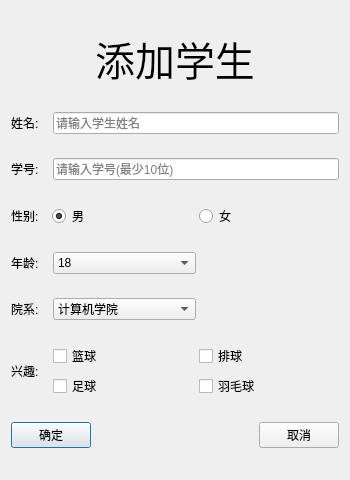
<?xml version="1.0" encoding="UTF-8"?>
<ui version="4.0">
 <class>addStu</class>
 <widget class="QDialog" name="addStu">
  <property name="geometry">
   <rect>
    <x>0</x>
    <y>0</y>
    <width>350</width>
    <height>480</height>
   </rect>
  </property>
  <property name="minimumSize">
   <size>
    <width>350</width>
    <height>480</height>
   </size>
  </property>
  <property name="maximumSize">
   <size>
    <width>350</width>
    <height>480</height>
   </size>
  </property>
  <property name="windowTitle">
   <string>添加学生</string>
  </property>
  <layout class="QVBoxLayout" name="verticalLayout">
   <item>
    <widget class="QLabel" name="label">
     <property name="sizePolicy">
      <sizepolicy hsizetype="Preferred" vsizetype="Fixed">
       <horstretch>0</horstretch>
       <verstretch>0</verstretch>
      </sizepolicy>
     </property>
     <property name="font">
      <font>
       <pointsize>30</pointsize>
      </font>
     </property>
     <property name="text">
      <string>添加学生</string>
     </property>
     <property name="alignment">
      <set>Qt::AlignCenter</set>
     </property>
    </widget>
   </item>
   <item>
    <layout class="QHBoxLayout" name="horizontalLayout" stretch="1,8">
     <item>
      <widget class="QLabel" name="label_2">
       <property name="text">
        <string>姓名:</string>
       </property>
      </widget>
     </item>
     <item>
      <widget class="QLineEdit" name="le_Name">
       <property name="inputMask">
        <string/>
       </property>
       <property name="text">
        <string/>
       </property>
       <property name="placeholderText">
        <string>请输入学生姓名</string>
       </property>
       <property name="clearButtonEnabled">
        <bool>true</bool>
       </property>
      </widget>
     </item>
    </layout>
   </item>
   <item>
    <layout class="QHBoxLayout" name="horizontalLayout_2" stretch="1,8">
     <item>
      <widget class="QLabel" name="label_3">
       <property name="text">
        <string>学号:</string>
       </property>
      </widget>
     </item>
     <item>
      <widget class="QLineEdit" name="le_ID">
       <property name="echoMode">
        <enum>QLineEdit::Normal</enum>
       </property>
       <property name="placeholderText">
        <string>请输入学号(最少10位)</string>
       </property>
       <property name="clearButtonEnabled">
        <bool>true</bool>
       </property>
      </widget>
     </item>
    </layout>
   </item>
   <item>
    <layout class="QHBoxLayout" name="horizontalLayout_3" stretch="1,4,4">
     <item>
      <widget class="QLabel" name="label_4">
       <property name="text">
        <string>性别:</string>
       </property>
      </widget>
     </item>
     <item>
      <widget class="QRadioButton" name="rbtn_Male">
       <property name="text">
        <string>男</string>
       </property>
       <property name="checked">
        <bool>true</bool>
       </property>
      </widget>
     </item>
     <item>
      <widget class="QRadioButton" name="rbtn_Femal">
       <property name="text">
        <string>女</string>
       </property>
      </widget>
     </item>
    </layout>
   </item>
   <item>
    <layout class="QHBoxLayout" name="horizontalLayout_5" stretch="1,4,4">
     <item>
      <widget class="QLabel" name="label_5">
       <property name="text">
        <string>年龄:</string>
       </property>
      </widget>
     </item>
     <item>
      <widget class="QComboBox" name="cbb_Age">
       <property name="currentIndex">
        <number>0</number>
       </property>
       <item>
        <property name="text">
         <string>18</string>
        </property>
       </item>
       <item>
        <property name="text">
         <string>19</string>
        </property>
       </item>
       <item>
        <property name="text">
         <string>20</string>
        </property>
       </item>
       <item>
        <property name="text">
         <string>21</string>
        </property>
       </item>
       <item>
        <property name="text">
         <string>22</string>
        </property>
       </item>
       <item>
        <property name="text">
         <string>23</string>
        </property>
       </item>
       <item>
        <property name="text">
         <string>24</string>
        </property>
       </item>
       <item>
        <property name="text">
         <string>25</string>
        </property>
       </item>
      </widget>
     </item>
     <item>
      <spacer name="horizontalSpacer_2">
       <property name="orientation">
        <enum>Qt::Horizontal</enum>
       </property>
       <property name="sizeHint" stdset="0">
        <size>
         <width>40</width>
         <height>20</height>
        </size>
       </property>
      </spacer>
     </item>
    </layout>
   </item>
   <item>
    <layout class="QHBoxLayout" name="horizontalLayout_4" stretch="1,4,4">
     <item>
      <widget class="QLabel" name="label_6">
       <property name="text">
        <string>院系:</string>
       </property>
      </widget>
     </item>
     <item>
      <widget class="QComboBox" name="cbb_School">
       <item>
        <property name="text">
         <string>计算机学院</string>
        </property>
       </item>
       <item>
        <property name="text">
         <string>外国语学院</string>
        </property>
       </item>
       <item>
        <property name="text">
         <string>工商管理学院</string>
        </property>
       </item>
       <item>
        <property name="text">
         <string>汉语言文学学院</string>
        </property>
       </item>
      </widget>
     </item>
     <item>
      <spacer name="horizontalSpacer_3">
       <property name="orientation">
        <enum>Qt::Horizontal</enum>
       </property>
       <property name="sizeHint" stdset="0">
        <size>
         <width>40</width>
         <height>20</height>
        </size>
       </property>
      </spacer>
     </item>
    </layout>
   </item>
   <item>
    <layout class="QHBoxLayout" name="horizontalLayout_6" stretch="1,8">
     <item>
      <widget class="QLabel" name="label_7">
       <property name="text">
        <string>兴趣:</string>
       </property>
      </widget>
     </item>
     <item>
      <layout class="QGridLayout" name="gridLayout">
       <item row="0" column="1">
        <widget class="QCheckBox" name="checkBox_2">
         <property name="text">
          <string>排球</string>
         </property>
        </widget>
       </item>
       <item row="1" column="0">
        <widget class="QCheckBox" name="checkBox_4">
         <property name="text">
          <string>足球</string>
         </property>
        </widget>
       </item>
       <item row="0" column="0">
        <widget class="QCheckBox" name="checkBox_1">
         <property name="text">
          <string>篮球</string>
         </property>
        </widget>
       </item>
       <item row="1" column="1">
        <widget class="QCheckBox" name="checkBox_3">
         <property name="text">
          <string>羽毛球</string>
         </property>
        </widget>
       </item>
      </layout>
     </item>
    </layout>
   </item>
   <item>
    <layout class="QHBoxLayout" name="horizontalLayout_7">
     <item>
      <widget class="QPushButton" name="btn_OK">
       <property name="text">
        <string>确定</string>
       </property>
      </widget>
     </item>
     <item>
      <spacer name="horizontalSpacer">
       <property name="orientation">
        <enum>Qt::Horizontal</enum>
       </property>
       <property name="sizeHint" stdset="0">
        <size>
         <width>40</width>
         <height>20</height>
        </size>
       </property>
      </spacer>
     </item>
     <item>
      <widget class="QPushButton" name="btn_Cancel">
       <property name="text">
        <string>取消</string>
       </property>
      </widget>
     </item>
    </layout>
   </item>
  </layout>
 </widget>
 <layoutdefault spacing="6" margin="11"/>
 <resources/>
 <connections/>
</ui>
